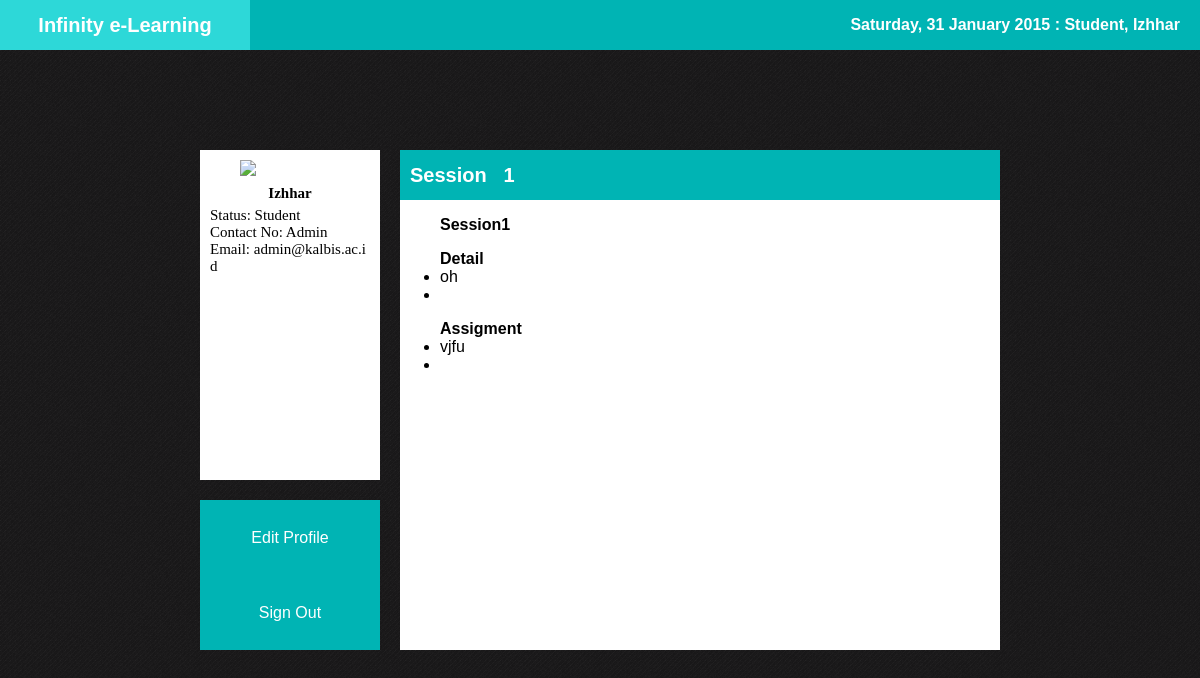
The page /modules/view_matakuliah.php?ID_Pertemuan=1&idh=1 (signed in) on the database its author committed.
### tables this page shows
CREATE TABLE IF NOT EXISTS `msuser` (
  `id` int(10) NOT NULL,
  `password` varchar(100) NOT NULL,
  `name` varchar(100) NOT NULL,
  `contact` varchar(13) NOT NULL,
  `email` varchar(100) NOT NULL,
  `status` varchar(100) NOT NULL
);

CREATE TABLE IF NOT EXISTS `mspertemuan` (
  `ID_HeaderMataKuliah` int(10) NOT NULL,
  `NamaMataKuliah` varchar(100) NOT NULL,
  `ID_Pertemuan` int(11) NOT NULL,
  `Topic` text NOT NULL,
  `Detail` text NOT NULL,
  `Tugas` text NOT NULL
);

### modules/view_matakuliah.php (the view, shortened to what this page needs)
<?php include ("../includes/db_connection.php"); ?>
<?php include ("../includes/functions.php"); ?>
<?php
	if(isset($_SESSION['login']) ) {
		$user = $_SESSION['login'];
?>
				<?php
					$sql = "SELECT * FROM msuser WHERE id = '$user'";
					$result = mysqli_query($connection, $sql);
					if($row = mysqli_fetch_array($result)) {
					$ID_Pertemuan = $_GET["ID_Pertemuan"];
				?>
<!DOCTYPE html>
<html>
<head>
    <link rel="stylesheet" href="../css/styles.css">
</head>
<body>
    <div id="top">
        <div id="home-link"><a href="home_student.php">Infinity e-Learning</a>
		</div>
		<div id="header">
			<?php echo waktu() . ': ' . $row['status'] . ', ' . $row['name']; ?>
		</div>
	</div>
    <div id="main">
        <div id="left">
            <div id="profile">
                <div id="profile-img"><img src="#"/></div>
                <div id="profile-name"><?php echo $row['name']; ?></div>
                <div id="profile-desc">
					<div>Status: <?php echo $row['status']; ?> </div>
					<div>Contact No: <?php echo $row['contact']; ?> </div>
					<div>Email: <?php echo $row['email']; ?></div>
				<?php
					}
				?>
                </div>
            </div>
            <div id="nav">
                <ul>
                    <li><a href="edit_profile.php">Edit Profile</a></li>
                    <li><a href="logout.php">Sign Out</a></li>
                </ul>
            </div>
        </div>
        <div id="right">
            <div id="select">
					<?php
						$idid = $_GET['idh'];
						$sql = "SELECT * FROM mspertemuan WHERE ID_Pertemuan = '$ID_Pertemuan' and ID_HeaderMataKuliah = '$idid'";
						$result = mysqli_query($connection, $sql);
						while($row = mysqli_fetch_array($result)) {
					?>
                <div id="select-head">
					<span>
						Session &nbsp <?php echo $row['ID_Pertemuan']; ?>
					</span>
				</div>
                <div id="select-body">
					<ul><b>Session<?php echo $row['ID_Pertemuan']; ?></b>
					</ul>
					<ul>
						<b>Detail</b>
						<li><?php echo $row['Detail']; ?> <li />
					</ul>
					<ul><b>Assigment</b>
						<li><?php echo $row['Tugas']; ?> <li />
					<?php
						}
					?>
                </div>
            </div>
        </div>
    </div>
</body>
</html>
<?php
}else {
	header('Location: ../index.php');
}
?>

### css/styles.css (style rules this page uses)
body { padding: 0px; margin: 0px; background: url(../images/bg.png); font-family: verdana, sans-serif; }
#top { height: 50px; background: #00B4B4; }
#home-link { float: left; width: 250px; text-align: center; line-height: 50px; font-weight: bold; }
#home-link > a { display: block; text-decoration: none; color: #fff; font-family: verdana, sans-serif; font-size: 20px; }
#header { float: right; line-height: 50px; color: #fff; font-weight: bold; padding-right: 20px; }
#main { position: absolute; top: 50%; left: 50%; margin-left: -400px; margin-top: -250px; width: 800px; height: 500px; }
#left { position: absolute; top: 0px; left: 0px; height: 100%; width: 200px; widows: 100px; }
#right { position: absolute; top 0px; right: 0px; height: 100%; width: 600px; }
#home-link { font-family: Palatino Linotype; font-size: 25px; }
#profile { box-sizing: border-box; width: 180px; height: 330px; font-family: Verdana; font-size:15px; background: #fff; padding: 10px; word-break: break-all; word-wrap: break-word; }
#profile div { display: block; }
#profile-img > img { width: 100px; margin-left: 30px; }
#profile-name { text-align: center; font-weight: bold; padding: 5px; }
#nav { margin-top: 20px; width: 180px; height: 150px; background: #00B4B4; }
#nav ul { padding: 0px; list-style: none; }
#nav li { line-height: 75px; text-align: center; }
#nav a { display: block; text-decoration: none; color: #fff; }
#select { width: 100%; float: right; height: 100%; background: #fff; }
#select-head { position: absolute; box-sizing: border-box; top: 0px; left: 0px; width: 100%; height: 50px; line-height: 50px; background: #00B4B4; padding: 0px 10px; }
#select-head > span { color: #fff; font-weight: bold; font-size: 20px; float: left; }
#select-body { margin-top: 50px; height: 450px; overflow-x: hidden; overflow-y: scroll; }

### rows shown on the page
msuser: status "Student", name "Izhhar", contact "Admin", email "admin@kalbis.ac.id"
mspertemuan: ID_Pertemuan "1", Detail "oh", Tugas "vjfu"
